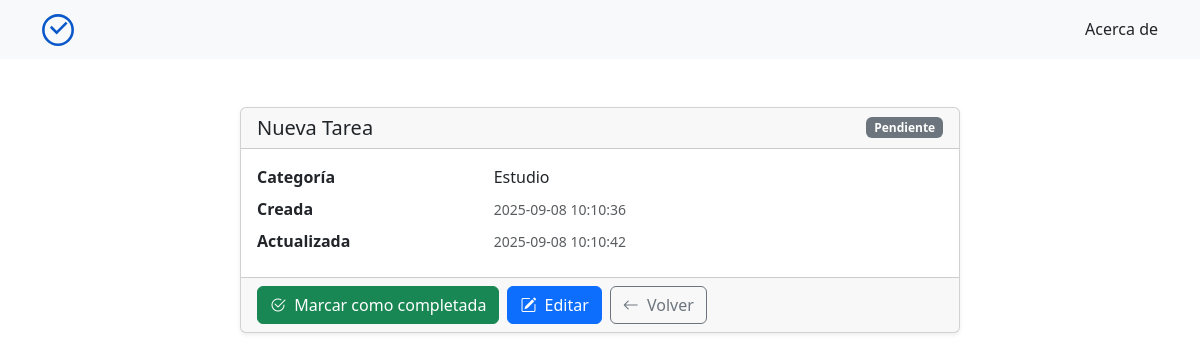
The page /tarea/14 on the database as committed earlier.
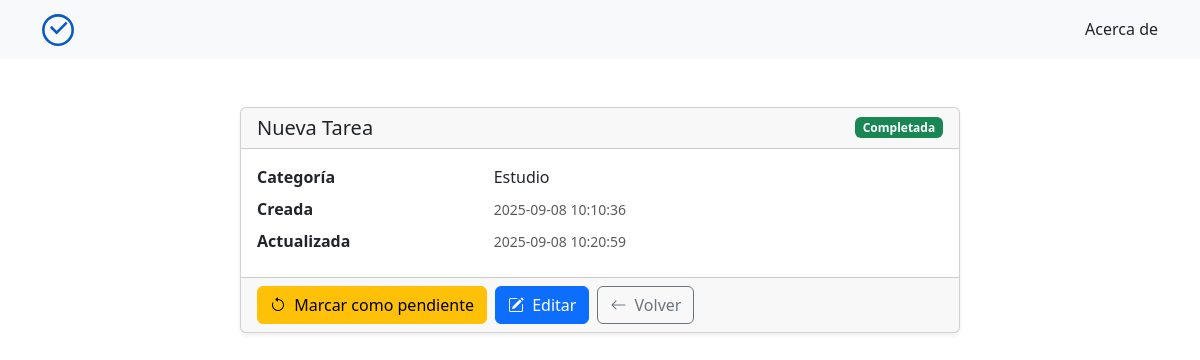
The same page on the database as committed later.
### tables this page shows
CREATE TABLE tareas (
            id INTEGER PRIMARY KEY AUTOINCREMENT,
            nombre TEXT NOT NULL,
            estado TEXT NOT NULL DEFAULT 'pendiente',
            categoria_id INTEGER NOT NULL,
            created_at TEXT NOT NULL DEFAULT (datetime('now','localtime')),
            updated_at TEXT NOT NULL DEFAULT (datetime('now','localtime')),
            FOREIGN KEY (categoria_id) REFERENCES categorias(id)
                ON UPDATE CASCADE
                ON DELETE RESTRICT
        );

CREATE TABLE categorias (
            id INTEGER PRIMARY KEY AUTOINCREMENT,
            nombre TEXT NOT NULL UNIQUE
        );

### app.py (the view)
@app.route('/tarea/<int:id>')
def detalle(id): # CONSULTA EL DETALLE DE UNA TAREA ESPECÍFICA
    tarea = Tarea.get_by_id(id)
    if not tarea:
        return render_template("404.html"), 404
    categoria = Categoria.get_by_id(tarea["categoria_id"])
    return render_template("tarea.html", tarea=tarea, categoria=categoria)

### database.py (called while the page is built)
def connect_db():
    conn = sqlite3.connect(DATABASE_NAME) # Conecta a la base de datos
    conn.row_factory = sqlite3.Row  # Devuelve filas tipo Row: acceso por índice y por llave
    conn.execute("PRAGMA foreign_keys = ON") # Activa el modo de clave foránea
    return conn

def query_one(sql, params=None):
    conn = connect_db()
    row = conn.execute(sql, params or ()).fetchone()
    conn.close()
    return row

### models/categoria.py (called while the page is built)
    @staticmethod
    def get_by_id(categoria_id):
        query = query_one("SELECT id, nombre FROM categorias WHERE id = ?", (categoria_id,))
        print(f" * Categoría: {query}")
        return query

### models/tarea.py (called while the page is built)
    @staticmethod
    def get_by_id(tarea_id):
        return query_one(
            "SELECT id, nombre, estado, categoria_id, created_at, updated_at FROM tareas WHERE id = ?",
            (tarea_id,),
        )

### templates/tarea.html (shortened to what this page needs)
{% extends "layout.html" %}
{% block content %}
<section id="tarea" class="container mt-4">
  <div class="row justify-content-center">
    <div class="col-12 col-lg-8">
      <div class="card shadow-sm">
        <div class="card-header d-flex justify-content-between align-items-center">
          <h2 class="h5 mb-0">{{ tarea.nombre }}</h2>
          <span class="badge {{ 'bg-success' if tarea.estado == 'completada' else 'bg-secondary' }}">{{ tarea.estado|title }}</span>
        </div>
        <div class="card-body">
          <dl class="row mb-0">
            <dt class="col-sm-4">Categoría</dt>
            <dd class="col-sm-8">{{ categoria.nombre }}</dd>
            <dt class="col-sm-4">Creada</dt>
            <dd class="col-sm-8"><small class="text-muted">{{ tarea.created_at }}</small></dd>
            <dt class="col-sm-4">Actualizada</dt>
            <dd class="col-sm-8"><small class="text-muted">{{ tarea.updated_at }}</small></dd>
          </dl>
        </div>
        <div class="card-footer d-flex gap-2">
          <form action="/tarea/{{ tarea.id }}/toggle-estado" method="post" class="m-0 p-0" data-id="{{ tarea.id }}" id="toggle-estado-form">
            {% set es_completada = tarea.estado == 'completada' %}
            <button type="submit" class="btn {{ 'btn-warning' if es_completada else 'btn-success' }}">
              {% if es_completada %}
              <i class="bi bi-arrow-counterclockwise me-1"></i>
              Marcar como pendiente
              {% else %}
              <i class="bi bi-check2-circle me-1"></i>
              Marcar como completada
              {% endif %}
            </button>
          </form>
          <a href="/editar/{{ tarea.id }}" class="btn btn-primary">
            <i class="bi bi-pencil-square me-1"></i>
            Editar
          </a>
          <a href="/" class="btn btn-outline-secondary">
            <i class="bi bi-arrow-left me-1"></i>
            Volver
          </a>
        </div>
      </div>
    </div>
  </div>
</section>
{% endblock %}

### templates/layout.html (shortened to what this page needs)
<!DOCTYPE html>
<html lang="en">
  <head>
    <link href="https://cdn.jsdelivr.net/npm/bootstrap@5.3.8/dist/css/bootstrap.min.css" rel="stylesheet">
    <link rel="stylesheet" href="https://cdn.jsdelivr.net/npm/bootstrap-icons@1.11.3/font/bootstrap-icons.min.css">
  </head>
  <body>
    <nav class="navbar navbar-expand-lg navbar-light bg-light">
      <div class="container">
        <a href="/" class="navbar-brand">
          <img src="/static/rutina.py-logo.svg" alt="Logo Rutina.py" width="32" height="32">
        </a>
        <a href="/acerca" class="nav-link">Acerca de</a>
      </div>
    </nav>
    <br>
    <main class="container">
      {% block content %}
      {% endblock %}
    </main>
  </body>
</html>

Rows that differ between the two databases and show on the page:
changed tareas "Nueva Tarea": estado "Pendiente" → "Completada"; updated_at "2025-09-08 10:10:42" → "2025-09-08 10:20:59"
Other text that changed with them:
text no longer shown: "Marcar como completada"
text now shown: "Marcar como pendiente"
